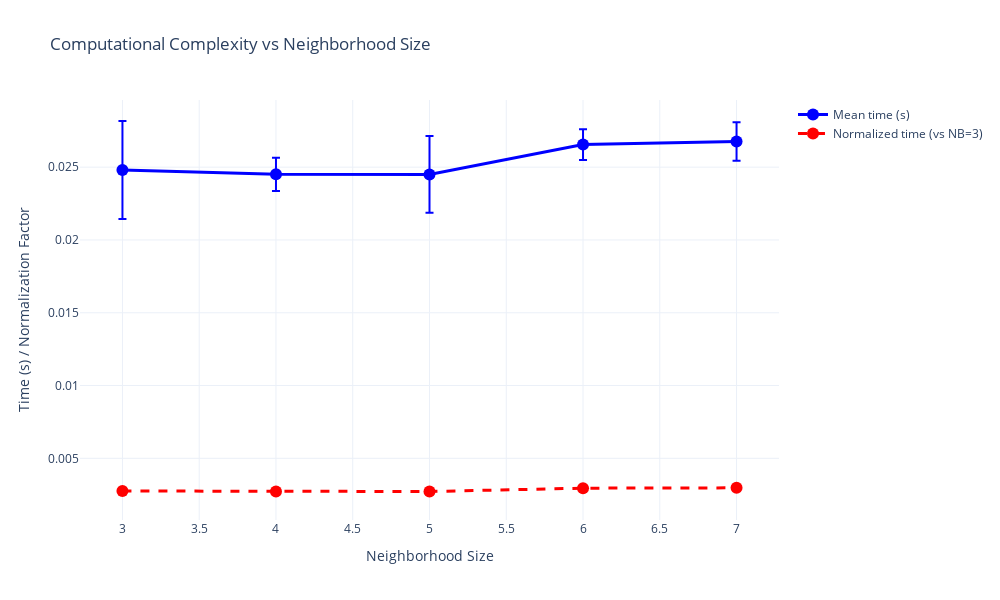

Notebook code for this chart:
### Code cell
# Display computational complexity
fig = go.Figure()

fig.add_trace(go.Scatter(
    x=complexity_df['Neighborhood Size'],
    y=complexity_df['Mean Time (s)'],
    mode='lines+markers',
    name='Mean time (s)',
    error_y=dict(type='data', array=complexity_df['Std Time (s)'], visible=True),
    line=dict(width=3, color='blue'),
    marker=dict(size=12)
))

fig.add_trace(go.Scatter(
    x=complexity_df['Neighborhood Size'],
    y=complexity_df['Normalized Time'],
    mode='lines+markers',
    name='Normalized time (vs NB=3)',
    line=dict(width=3, color='red', dash='dash'),
    marker=dict(size=12)
))

fig.update_layout(
    title='Computational Complexity vs Neighborhood Size',
    xaxis_title='Neighborhood Size',
    yaxis_title='Time (s) / Normalization Factor',
    width=1000,
    height=600,
    template='plotly_white',
    hovermode='x unified'
)

fig.show()

### Figure 1 — Plotly figure (JSON) as saved in the notebook; plotly's stock layout.template omitted (floating-point values rounded to 4 significant figures)
{"data": [{"error_y": {"array": [0.003368, 0.001142, 0.002634, 0.001052, 0.001315], "type": "data", "visible": true}, "line": {"color": "blue", "width": 3}, "marker": {"size": 12}, "mode": "lines+markers", "name": "Mean time (s)", "type": "scatter", "x": [3, 4, 5, 6, 7], "y": [0.0248, 0.02451, 0.0245, 0.02655, 0.02676]}, {"line": {"color": "red", "dash": "dash", "width": 3}, "marker": {"size": 12}, "mode": "lines+markers", "name": "Normalized time (vs NB=3)", "type": "scatter", "x": [3, 4, 5, 6, 7], "y": [0.002756, 0.002723, 0.002722, 0.00295, 0.002974]}], "layout": {"height": 600, "hovermode": "x unified", "title": {"text": "Computational Complexity vs Neighborhood Size"}, "width": 1000, "xaxis": {"title": {"text": "Neighborhood Size"}}, "yaxis": {"title": {"text": "Time (s) / Normalization Factor"}}}}
